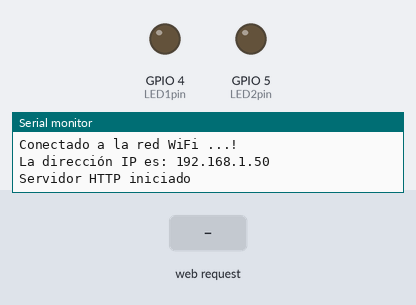
Simulated run of this sketch. Board: ESP32. Shown: output pins drawn as LEDs (lit = HIGH), the last lines printed to the serial monitor. Inputs (shaded band) come from the test bench. WiFi joins after 1.5 s; servers stay silent unless stated.

Above: at 3.3 s.
3.4 s: HTTP request GET /led1on received
At 4.6 s:
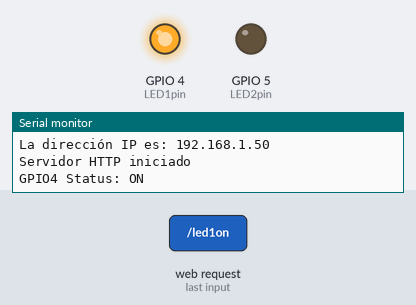
4.9 s: HTTP request GET /led2on received
At 5.8 s:
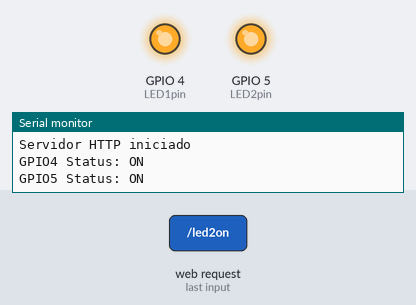
6.4 s: HTTP request GET /led1off received
At 7.0 s:
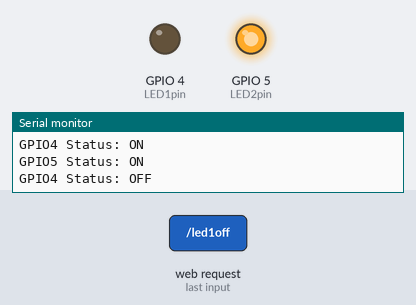
7.9 s: HTTP request GET /led2off received
At 9.3 s:
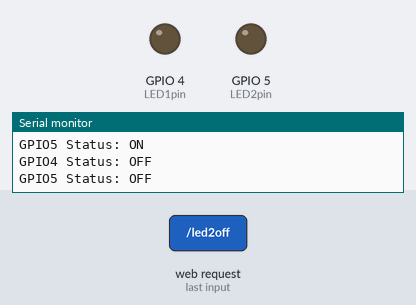
Timing chart, 0 to 10.4 s (numbered marks = the images above; inputs shaded):
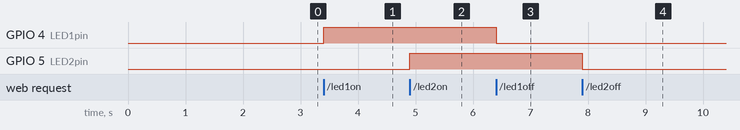

Measured:
- after the input at 3.4 s, GPIO 4 (LED1pin): LOW → HIGH at once
- after the input at 4.9 s, GPIO 5 (LED2pin): LOW → HIGH at once
- after the input at 6.4 s, GPIO 4 (LED1pin): HIGH → LOW at once
- after the input at 7.9 s, GPIO 5 (LED2pin): HIGH → LOW at once

The sketch:

WebServerStationMode.ino
```cpp
#include <WiFi.h>
#include <WebServer.h>
/*Put your SSID & Password*/
const char* ssid = "DESKTOP";  // Enter SSID here
const char* password = "12345678";  //Enter Password here

WebServer server(80);

uint8_t LED1pin = 4;
bool LED1status = LOW;

uint8_t LED2pin = 5;
bool LED2status = LOW;

void setup() {
  Serial.begin(115200);
  delay(100);
  pinMode(LED1pin, OUTPUT);
  pinMode(LED2pin, OUTPUT);

  Serial.println("Conectandose a:");
  Serial.println(ssid);

  //connect to your local wi-fi network
  WiFi.begin(ssid, password);

  //check wi-fi is connected to wi-fi network
  while (WiFi.status() != WL_CONNECTED) {
  delay(1000);
  Serial.print(".");
  }
  Serial.println("");
  Serial.println("Conectado a la red WiFi ...!");
  Serial.print("La dirección IP es: ");  Serial.println(WiFi.localIP());

  server.on("/", handle_OnConnect);
  server.on("/led1on", handle_led1on);
  server.on("/led1off", handle_led1off);
  server.on("/led2on", handle_led2on);
  server.on("/led2off", handle_led2off);
  server.onNotFound(handle_NotFound);

  server.begin();
  Serial.println("Servidor HTTP iniciado");
}
void loop() {
  server.handleClient();
  if(LED1status)
  {digitalWrite(LED1pin, HIGH);}
  else
  {digitalWrite(LED1pin, LOW);}

  if(LED2status)
  {digitalWrite(LED2pin, HIGH);}
  else
  {digitalWrite(LED2pin, LOW);}
}

void handle_OnConnect() {
  LED1status = LOW;
  LED2status = LOW;
  Serial.println("Estado GPIO4: OFF | Estado GPIO5: OFF");
  server.send(200, "text/html", SendHTML(LED1status,LED2status));
}

void handle_led1on() {
  LED1status = HIGH;
  Serial.println("GPIO4 Status: ON");
  server.send(200, "text/html", SendHTML(true,LED2status));
}

void handle_led1off() {
  LED1status = LOW;
  Serial.println("GPIO4 Status: OFF");
  server.send(200, "text/html", SendHTML(false,LED2status));
}

void handle_led2on() {
  LED2status = HIGH;
  Serial.println("GPIO5 Status: ON");
  server.send(200, "text/html", SendHTML(LED1status,true));
}

void handle_led2off() {
  LED2status = LOW;
  Serial.println("GPIO5 Status: OFF");
  server.send(200, "text/html", SendHTML(LED1status,false));
}

void handle_NotFound(){
  server.send(404, "text/plain", "Not found");
}

String SendHTML(uint8_t led1stat,uint8_t led2stat){
  String ptr = "<!DOCTYPE html> <html>\n";
  ptr +="<head><meta name=\"viewport\" content=\"width=device-width, initial-scale=1.0, user-scalable=no\">\n";
  ptr +="<title>LED Control</title>\n";
  ptr +="<style>html { font-family: Helvetica; display: inline-block; margin: 0px auto; text-align: center;}\n";
  ptr +="body{margin-top: 50px;} h1 {color: #444444;margin: 50px auto 30px;} h3 {color: #444444;margin-bottom: 50px;}\n";
  ptr +=".button {display: block;width: 80px;background-color: #3498db;border: none;color: white;padding: 13px 30px;text-decoration: none;font-size: 25px;margin: 0px auto 35px;cursor: pointer;border-radius: 4px;}\n";
  ptr +=".button-on {background-color: #3498db;}\n";
  ptr +=".button-on:active {background-color: #2980b9;}\n";
  ptr +=".button-off {background-color: #34495e;}\n";
  ptr +=".button-off:active {background-color: #2c3e50;}\n";
  ptr +="p {font-size: 14px;color: #888;margin-bottom: 10px;}\n";
  ptr +="</style>\n";
  ptr +="</head>\n";
  ptr +="<body>\n";
  ptr +="<h1>ESP32 Servidor Web</h1>\n";
    ptr +="<h3>Usando Station Mode (STA)</h3>\n";

   if(led1stat)
  {ptr +="<p> Estado del LED1: ON</p><a class=\"button button-off\" href=\"/led1off\">OFF</a>\n";}
  else
  {ptr +="<p>Estado LED1: OFF</p><a class=\"button button-on\" href=\"/led1on\">ON</a>\n";}

  if(led2stat)
  {ptr +="<p>Estado LED2: ON</p><a class=\"button button-off\" href=\"/led2off\">OFF</a>\n";}
  else
  {ptr +="<p>LED2 Status: OFF</p><a class=\"button button-on\" href=\"/led2on\">ON</a>\n";}

  ptr +="</body>\n";
  ptr +="</html>\n";
  return ptr;
}
```
